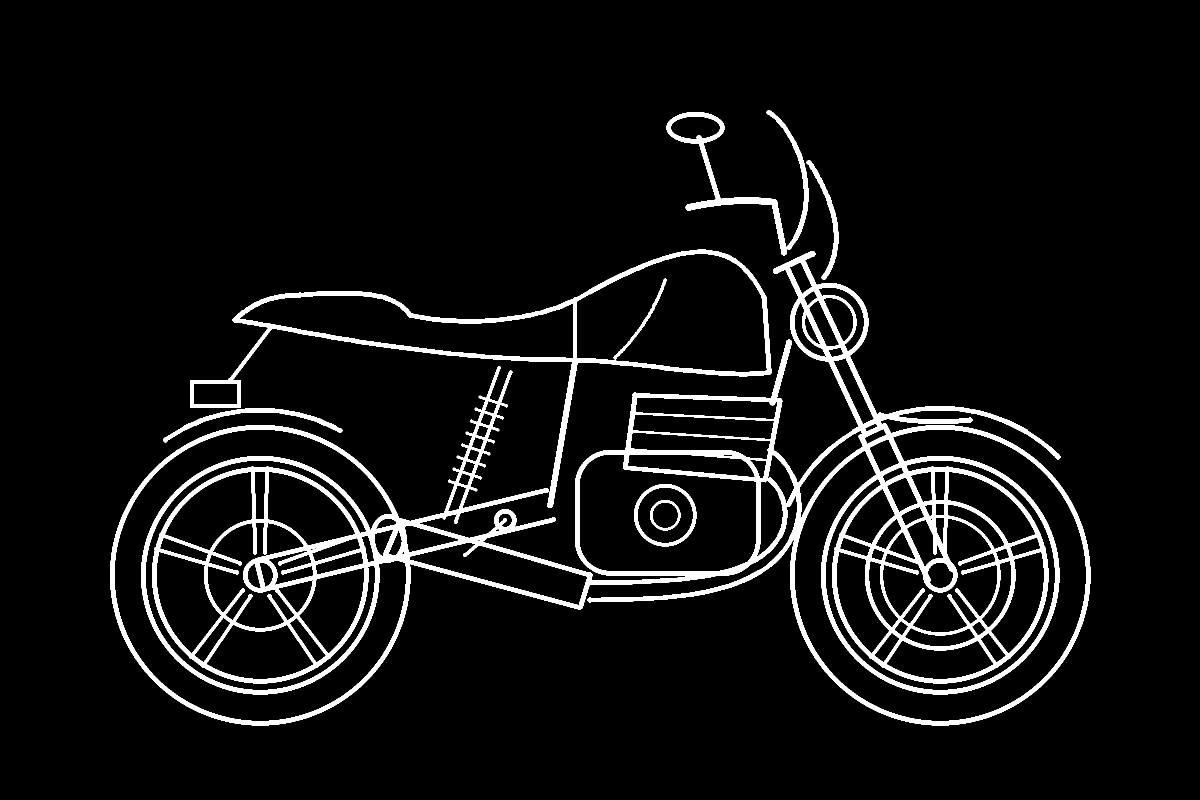
#> input picture tools/art/bike.png, 2400 x 1600 px (shown at 1/2 size)
$ python make_splash.py
#> lines starting #> are read from the running program, lines starting #| are printed output that depends on the picture; after the words box and inside, x2 and y2 are one past the last pixel; in counts of white or black regions, pixels touching at a corner belong together
#> in main, `src = Image.open(sys.argv[1] if len(sys.argv) == 2 else ROOT / "tools"..`: src: PIL image 2400x1600 RGB; 6.6% white; 8 white regions, largest, box (x1, y1, x2, y2) and area: (220, 502, 2181, 1451) 204906, (380, 499, 1543, 1016) 27338, (1333, 220, 1617, 511) 9650
"""
Builds the boot splash (also the parked screen's backdrop) from a picture of
the bike drawn for a black background: a line drawing such as
tools/art/bike.png, or an illustration. It is used as drawn: crop to the bike,
fit it inside the 360x360 round panel, crush near-black noise (JPEG) to true
black, and write an LVGL 9 RGB565 image as C source.

    python tools/make_splash.py [<picture>]        # default: tools/art/bike.png

Writes main/ui/assets/splash_bike.c and tools/splash_preview.png. Needs Pillow.
The bike profile's BIKE_NAME is drawn under it by the firmware.
"""
import math
import sys
from pathlib import Path

from PIL import Image, ImageChops, ImageFilter

SIZE = 360
CENTER_Y = 150          # the bike sits a little above the middle; the name goes below
MAX_RADIUS = 162        # no bike pixel beyond this from the panel centre
MAX_WIDTH = 256         # bike width cap: smaller than the circle allows, leaving black around it
CONTENT = 28            # brightest channel above this counts as bike (for crop and fit)
BLACK_LO, BLACK_HI = 8, 20   # below LO is background noise -> 0; ramps back to full by HI
ROOT = Path(__file__).resolve().parent.parent


def crop(src: Image.Image) -> Image.Image:
    # Brightest channel per pixel; a small open drops isolated JPEG speckles.
    lum = ImageChops.lighter(ImageChops.lighter(*src.split()[:2]), src.split()[2])
#> lum is the input picture: PIL image 2400x1600 L; 6.6% white; 8 white regions, largest, box (x1, y1, x2, y2) and area: (220, 502, 2181, 1451) 204906, (380, 499, 1543, 1016) 27338, (1333, 220, 1617, 511) 9650
    mask = lum.point(lambda v: 255 if v > CONTENT else 0).filter(ImageFilter.MinFilter(5)).filter(ImageFilter.MaxFilter(5))
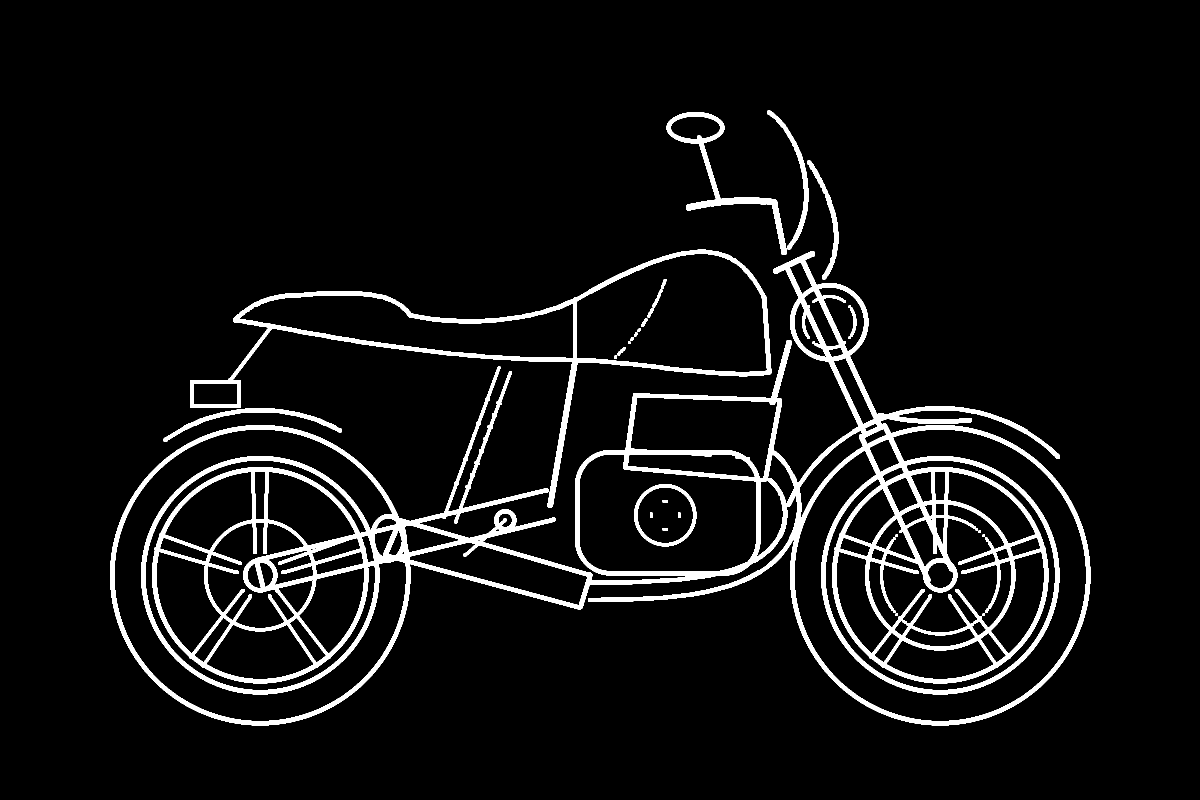
#> mask: PIL image 2400x1600 L (shown at 1/2 size); 6.4% white; 27 white regions, largest, box (x1, y1, x2, y2) and area: (220, 502, 2181, 1451) 199236, (380, 499, 1543, 1015) 27291, (1333, 224, 1574, 510) 6878
    left, top, right, bottom = mask.getbbox()
#> left = 220; top = 221; right = 2181; bottom = 1451
    pad = 12   # keep the soft outer halo
    return src.crop((max(0, left - pad), max(0, top - pad), min(src.width, right + pad), min(src.height, bottom + pad)))
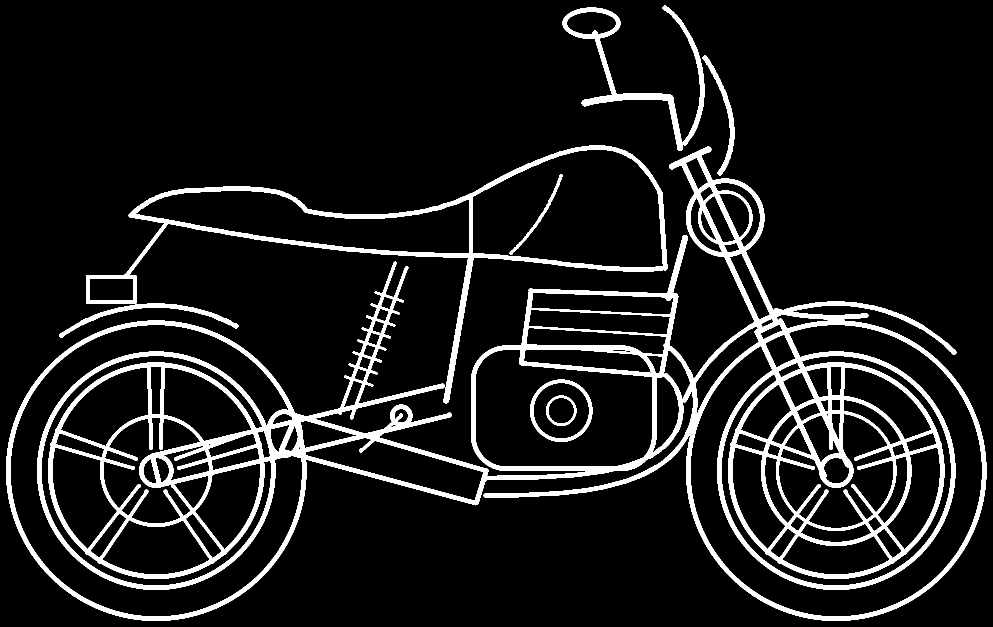
#> returned value: PIL image 1985x1254 RGB (shown at 1/2 size); 10.1% white; 8 white regions, largest, box (x1, y1, x2, y2) and area: (12, 293, 1973, 1242) 204906, (172, 290, 1335, 807) 27338, (1125, 11, 1409, 302) 9650


def fit(bike: Image.Image) -> tuple[Image.Image, int, int]:
    """The largest size whose visible pixels all stay inside MAX_RADIUS."""
    width = MAX_WIDTH
#> width = 256
    while True:
        h = round(bike.height * width / bike.width)
        img = bike.resize((width, h), Image.LANCZOS)
        x, y = (SIZE - width) // 2, CENTER_Y - h // 2
        px = img.load()
        ok = all(
            max(px[i, j]) <= CONTENT or math.hypot(x + i - SIZE / 2, y + j - SIZE / 2) <= MAX_RADIUS
            for j in range(0, h, 2) for i in range(0, width, 2)
        )
        if ok:
            return img, x, y
        width -= 4
#> this loop made 1 pass
#> (h, x, y, ok) on pass 1: (162, 52, 69, True)
#> pass 1, in fit, `img = bike.resize((width, h), Image.LANCZOS)`:
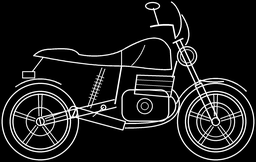
#> img: PIL image 256x162 RGB; min 0, max 255, mean 27.6
#> after the loop, width = 256


def crush_blacks(img: Image.Image) -> Image.Image:
    """True black where the JPEG left noise, so RGB565 shows no blotches; a ramp keeps edges soft."""
    out = img.copy()
    px = out.load()
    for j in range(out.height):
        for i in range(out.width):
            r, g, b = px[i, j]
            m = max(r, g, b)
            if m < BLACK_HI:
                k = max(0.0, (m - BLACK_LO) / (BLACK_HI - BLACK_LO))
                px[i, j] = (round(r * k), round(g * k), round(b * k))
    return out


def main() -> None:
    if len(sys.argv) > 2:
        sys.exit(__doc__)
    src = Image.open(sys.argv[1] if len(sys.argv) == 2 else ROOT / "tools" / "art" / "bike.png").convert("RGB")
    bike, x, y = fit(crop(src))
#> x = 52; y = 69

    out = Image.new("RGB", (SIZE, SIZE))
#> out: PIL image 360x360 RGB; every value is 0
    out.paste(crush_blacks(bike), (x, y))
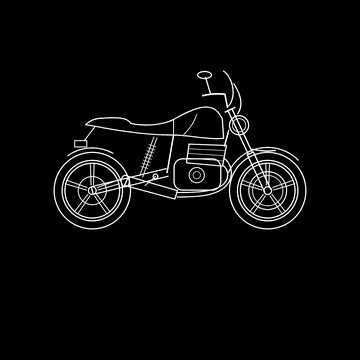
#> out: PIL image 360x360 RGB; min 0, max 255, mean 8.7

    # Black outside the panel circle (the corners are never shown anyway).
    mask = Image.new("L", (SIZE, SIZE), 0)
#> mask: PIL image 360x360 L; every value is 0
    m = mask.load()
    for j in range(SIZE):
        for i in range(SIZE):
            m[i, j] = 255 if math.hypot(i + 0.5 - SIZE / 2, j + 0.5 - SIZE / 2) <= SIZE / 2 else 0
    out = Image.composite(out, Image.new("RGB", (SIZE, SIZE)), mask)

    out.save(ROOT / "tools" / "splash_preview.png")
    write_c(out, ROOT / "main" / "ui" / "assets" / "splash_bike.c")
    print(f"bike {bike.width}x{bike.height} at ({x},{y}); wrote splash_bike.c and splash_preview.png")


def write_c(img: Image.Image, path: Path) -> None:
    data = bytearray()
    for r, g, b in img.convert("RGB").get_flattened_data():
        v = ((r & 0xF8) << 8) | ((g & 0xFC) << 3) | (b >> 3)
        data += bytes((v & 0xFF, v >> 8))   # little endian, LVGL's native RGB565
#> this loop made 0 passes
    lines = [", ".join(f"0x{b:02x}" for b in data[i:i + 24]) for i in range(0, len(data), 24)]
    path.write_text(
        "/* Generated by tools/make_splash.py. Do not edit. */\n"
        '#include "lvgl.h"\n\n'
        "static const LV_ATTRIBUTE_LARGE_CONST uint8_t splash_bike_map[] = {\n    "
        + ",\n    ".join(lines)
        + "\n};\n\n"
        "const lv_image_dsc_t splash_bike = {\n"
        "    .header = {\n"
        "        .magic = LV_IMAGE_HEADER_MAGIC,\n"
        "        .cf = LV_COLOR_FORMAT_RGB565,\n"
        f"        .w = {SIZE},\n"
        f"        .h = {SIZE},\n"
        f"        .stride = {SIZE * 2},\n"
        "    },\n"
        "    .data_size = sizeof(splash_bike_map),\n"
        "    .data = splash_bike_map,\n"
        "};\n"
    )


if __name__ == "__main__":
#> (the run stopped early here; a loop or call above may not have finished)
